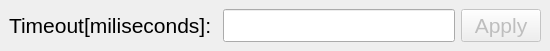
<?xml version="1.0" encoding="UTF-8"?>
<ui version="4.0">
 <class>settingsWindow</class>
 <widget class="QMainWindow" name="settingsWindow">
  <property name="geometry">
   <rect>
    <x>0</x>
    <y>0</y>
    <width>550</width>
    <height>51</height>
   </rect>
  </property>
  <property name="windowTitle">
   <string>UniversalBot - settings</string>
  </property>
  <widget class="QWidget" name="centralwidget">
   <layout class="QHBoxLayout" name="horizontalLayout">
    <item>
     <widget class="QLabel" name="labelTimeout">
      <property name="font">
       <font>
        <pointsize>16</pointsize>
       </font>
      </property>
      <property name="text">
       <string>Timeout[miliseconds]: </string>
      </property>
     </widget>
    </item>
    <item>
     <widget class="QLineEdit" name="lineEditTimeout">
      <property name="font">
       <font>
        <pointsize>16</pointsize>
       </font>
      </property>
     </widget>
    </item>
    <item>
     <widget class="QPushButton" name="pushButtonApply">
      <property name="enabled">
       <bool>false</bool>
      </property>
      <property name="font">
       <font>
        <pointsize>16</pointsize>
       </font>
      </property>
      <property name="text">
       <string>Apply</string>
      </property>
     </widget>
    </item>
   </layout>
  </widget>
 </widget>
 <resources/>
 <connections/>
</ui>
